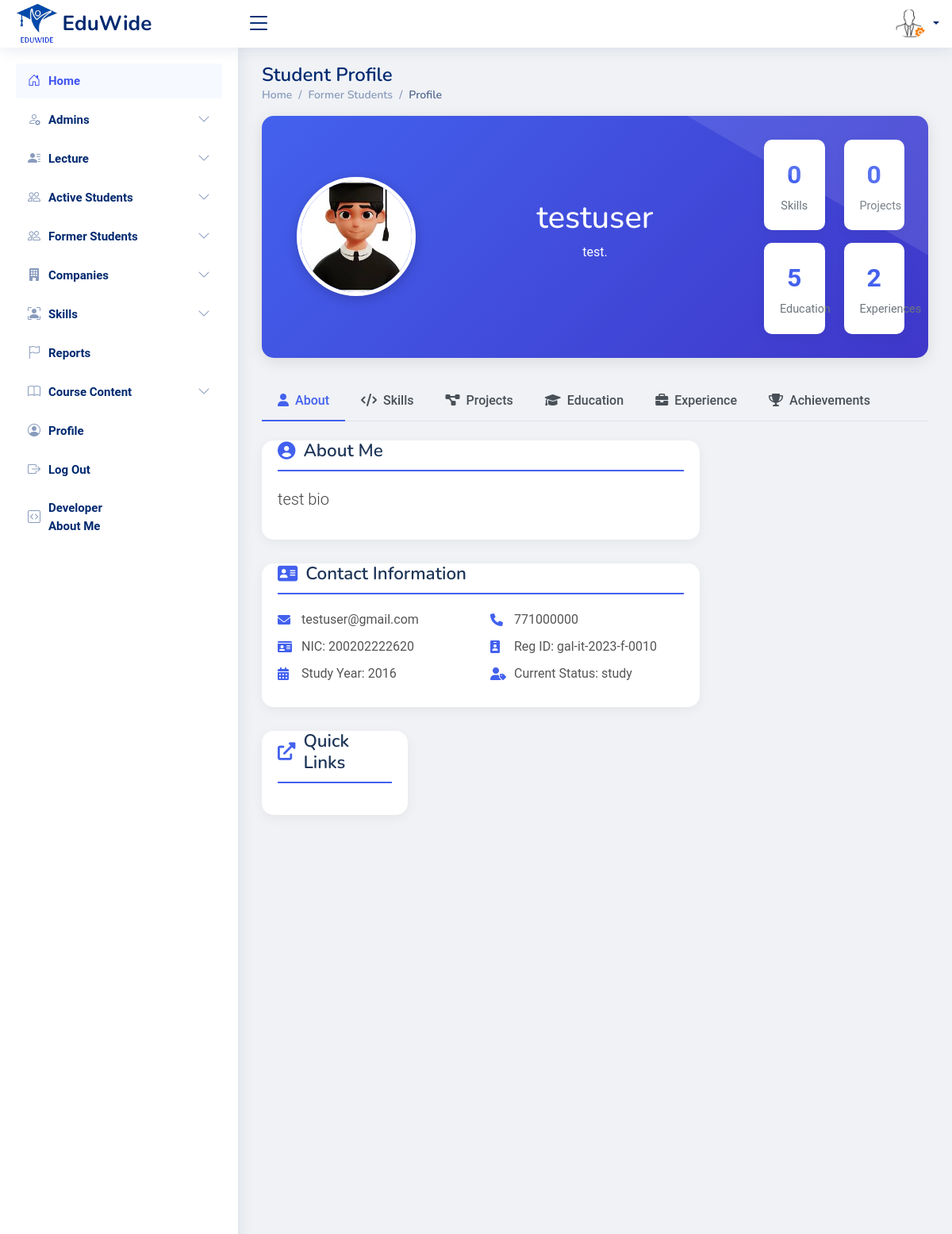
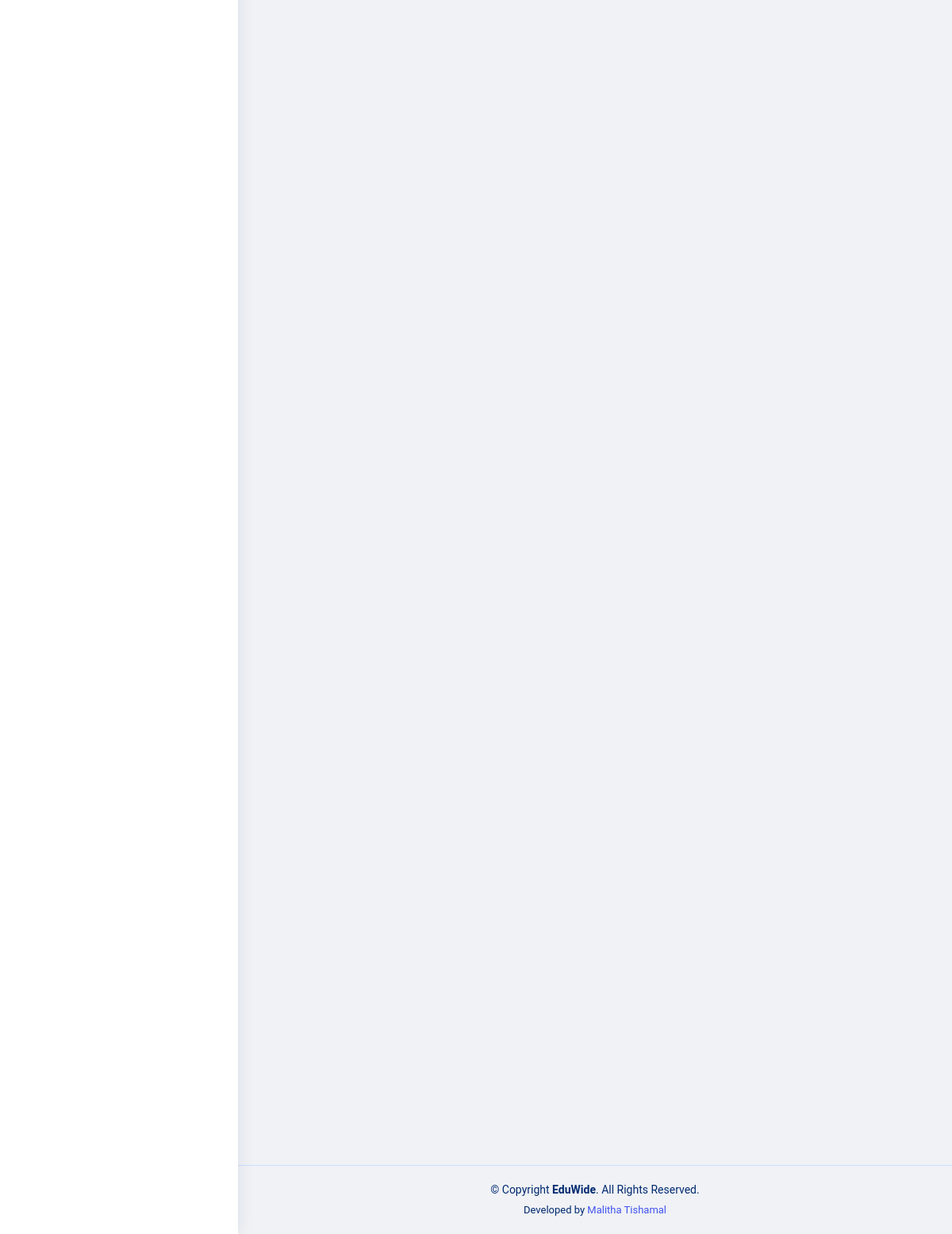
Page /admin/former_student-profile.php?former_student_id=14 on the committed database (2 pictures, top to bottom).
### tables this page shows
CREATE TABLE `former_students` (
  `id` int(11) NOT NULL,
  `username` varchar(255) NOT NULL,
  `reg_id` varchar(255) NOT NULL,
  `nic` varchar(20) NOT NULL,
  `email` varchar(255) NOT NULL,
  `profile_picture` varchar(255) DEFAULT 'uploads/profile_pictures/default.png',
  `mobile` varchar(15) NOT NULL,
  `study_year` int(11) NOT NULL,
  `nowstatus` enum('study','work','intern','free') NOT NULL,
  `facebook` varchar(200) NOT NULL,
  `github` varchar(200) NOT NULL,
  `blog` varchar(200) NOT NULL,
  `linkedin` varchar(200) NOT NULL,
  `password` varchar(255) NOT NULL,
  `status` varchar(20) NOT NULL DEFAULT 'pending',
  `created_at` timestamp NOT NULL DEFAULT current_timestamp(),
  `updated_at` timestamp NOT NULL DEFAULT current_timestamp() ON UPDATE current_timestamp()
);

CREATE TABLE `summaries` (
  `id` int(11) NOT NULL,
  `user_id` int(11) NOT NULL,
  `summary` text NOT NULL,
  `created_at` timestamp NOT NULL DEFAULT current_timestamp() ON UPDATE current_timestamp()
);

CREATE TABLE `about` (
  `user_id` int(11) NOT NULL,
  `about_text` text DEFAULT NULL
);

### admin/former_student-profile.php (the view, shortened to what this page needs)
<?php
require_once '../includes/db-conn.php';
$student_id = intval($_GET['former_student_id']);
$sql = "SELECT * FROM former_students WHERE id = ?";
$stmt = $conn->prepare($sql);
$stmt->bind_param("i", $student_id);
$stmt->execute();
$result = $stmt->get_result();
$student = $result->fetch_assoc();
$edu_sql = "SELECT * FROM education WHERE user_id = ? ORDER BY id DESC";
$stmt = $conn->prepare($edu_sql);
$stmt->bind_param("i", $student_id);
$stmt->execute();
$education = $stmt->get_result()->fetch_all(MYSQLI_ASSOC);
$work_sql = "SELECT * FROM experiences WHERE user_id = ? ORDER BY id DESC";
$stmt = $conn->prepare($work_sql);
$stmt->bind_param("i", $student_id);
$stmt->execute();
$experiences = $stmt->get_result()->fetch_all(MYSQLI_ASSOC);
$summary_sql = "SELECT summary FROM summaries WHERE user_id = ? ORDER BY created_at DESC LIMIT 1";
$stmt = $conn->prepare($summary_sql);
$stmt->bind_param("i", $student_id);
$stmt->execute();
$summary_result = $stmt->get_result();
$summary = $summary_result->fetch_assoc()['summary'] ?? '';
$about_sql = "SELECT about_text FROM about WHERE user_id = ? LIMIT 1";
$stmt = $conn->prepare($about_sql);
$stmt->bind_param("i", $student_id);
$stmt->execute();
$about_result = $stmt->get_result();
$about = $about_result->fetch_assoc()['about_text'] ?? '';
$skills_sql = "
    SELECT s.skill_name, s.category
    FROM former_student_skills fs
    JOIN (
        SELECT id, skill_name, 'IT' AS category FROM it_student_skills
        UNION ALL
        SELECT id, skill_name, 'Engineering' AS category FROM engineering_skills
    ) s ON fs.skill_id = s.id
    WHERE fs.student_id = ?
    ORDER BY s.category, s.skill_name
";
$stmt = $conn->prepare($skills_sql);
$stmt->bind_param("i", $student_id);
$stmt->execute();
$skills_result = $stmt->get_result();
$skills = $skills_result->fetch_all(MYSQLI_ASSOC);
$projects_sql = "
    SELECT p.*,
           COUNT(DISTINCT pp.id) as image_count,
           COUNT(DISTINCT pl.id) as link_count
    FROM former_student_projects p
    LEFT JOIN former_student_project_photos pp ON p.id = pp.project_id
    LEFT JOIN former_student_project_links pl ON p.id = pl.project_id
    WHERE p.student_id = ?
    GROUP BY p.id
    ORDER BY p.created_at DESC
";
$stmt = $conn->prepare($projects_sql);
$stmt->bind_param("i", $student_id);
$stmt->execute();
$projects_result = $stmt->get_result();
$projects = $projects_result->fetch_all(MYSQLI_ASSOC);
?>
<!DOCTYPE html>
<html lang="en">
<head>
    <?php include_once("../includes/css-links-inc.php"); ?>
    <link rel="stylesheet" href="https://cdnjs.cloudflare.com/ajax/libs/font-awesome/6.0.0-beta3/css/all.min.css">
</head>
<body>
    <?php include_once("../includes/header.php") ?>
    <?php include_once("../includes/sadmin-sidebar.php") ?>
    <main id="main" class="main">
        <div class="pagetitle">
            <h1>Student Profile</h1>
            <nav>
                <ol class="breadcrumb">
                    <li class="breadcrumb-item"><a href="dashboard.php">Home</a></li>
                    <li class="breadcrumb-item"><a href="manage-former-students.php">Former Students</a></li>
                    <li class="breadcrumb-item active">Profile</li>
                </ol>
            </nav>
        </div>
        <section class="section">
            <div class="row">
                <div class="col-lg-12">
                    <div class="profile-header text-center">
                        <div class="row align-items-center">
                            <div class="col-md-3 text-center">
                                <img src="../oddstudents/<?= htmlspecialchars($student['profile_picture']) ?>"
                                     alt="Profile Picture" class="profile-picture">
                            </div>
                            <div class="col-md-6">
                                <h1 class="mb-2"><?= htmlspecialchars($student['username']) ?></h1>
                                <?php if (!empty($summary)): ?>
                                    <p class="mb-3"><?= nl2br(htmlspecialchars($summary)) ?></p>
                                <?php endif; ?>
                            </div>
                            <div class="col-md-3">
                                <div class="row">
                                    <div class="col-6 mb-3">
                                        <div class="stats-card">
                                            <div class="stats-number"><?= count($skills) ?></div>
                                            <div class="stats-label">Skills</div>
                                        </div>
                                    </div>
                                    <div class="col-6 mb-3">
                                        <div class="stats-card">
                                            <div class="stats-number"><?= count($projects) ?></div>
                                            <div class="stats-label">Projects</div>
                                        </div>
                                    </div>
                                    <div class="col-6">
                                        <div class="stats-card">
                                            <div class="stats-number"><?= count($education) ?></div>
                                            <div class="stats-label">Education</div>
                                        </div>
                                    </div>
                                    <div class="col-6">
                                        <div class="stats-card">
                                            <div class="stats-number"><?= count($experiences) ?></div>
                                            <div class="stats-label">Experiences</div>
                                        </div>
                                    </div>
                                </div>
                            </div>
                        </div>
                    </div>
                    <ul class="nav nav-tabs mb-4" id="profileTabs" role="tablist">
                        <li class="nav-item" role="presentation">
                            <button class="nav-link active" id="about-tab" data-bs-toggle="tab" data-bs-target="#about" type="button" role="tab">
                                <i class="fas fa-user me-2"></i>About
                            </button>
                        </li>
                        <li class="nav-item" role="presentation">
                            <button class="nav-link" id="skills-tab" data-bs-toggle="tab" data-bs-target="#skills" type="button" role="tab">
                                <i class="fas fa-code me-2"></i>Skills
                            </button>
                        </li>
                        <li class="nav-item" role="presentation">
                            <button class="nav-link" id="projects-tab" data-bs-toggle="tab" data-bs-target="#projects" type="button" role="tab">
                                <i class="fas fa-project-diagram me-2"></i>Projects
                            </button>
                        </li>
                        <li class="nav-item" role="presentation">
                            <button class="nav-link" id="education-tab" data-bs-toggle="tab" data-bs-target="#education" type="button" role="tab">
                                <i class="fas fa-graduation-cap me-2"></i>Education
                            </button>
                        </li>
                        <li class="nav-item" role="presentation">
                            <button class="nav-link" id="experience-tab" data-bs-toggle="tab" data-bs-target="#experience" type="button" role="tab">
                                <i class="fas fa-briefcase me-2"></i>Experience
                            </button>
                        </li>
                        <li class="nav-item" role="presentation">
                            <button class="nav-link" id="achievements-tab" data-bs-toggle="tab" data-bs-target="#achievements" type="button" role="tab">
                                <i class="fas fa-trophy me-2"></i>Achievements
                            </button>
                        </li>
                    </ul>
                    <div class="tab-content" id="profileTabsContent">
                        <div class="tab-pane fade show active" id="about" role="tabpanel">
                            <div class="row">
                                <div class="col-lg-8">
                                    <div class="section-card">
                                        <div class="card-body">
                                            <h4 class="section-title">
                                                <i class="fas fa-user-circle"></i>About Me
                                            </h4>
                                            <?php if (!empty($about)): ?>
                                                <p class="lead"><?= nl2br(htmlspecialchars($about)) ?></p>
                                            <?php endif; ?>
                                        </div>
                                    </div>
<div class="section-card">
    <div class="card-body">
        <h4 class="section-title">
            <i class="fas fa-address-card"></i>Contact Information
        </h4>
        <div class="row">
            <?php if (!empty($student['email'])): ?>
                <div class="col-md-6">
                    <div class="contact-info">
                        <i class="fas fa-envelope"></i>
                        <span><?= htmlspecialchars($student['email']) ?></span>
                    </div>
                </div>
            <?php endif; ?>
            <?php if (!empty($student['mobile'])): ?>
                <div class="col-md-6">
                    <div class="contact-info">
                        <i class="fas fa-phone"></i>
                        <span><?= htmlspecialchars($student['mobile']) ?></span>
                    </div>
                </div>
            <?php endif; ?>
            <?php if (!empty($student['nic'])): ?>
                <div class="col-md-6">
                    <div class="contact-info">
                        <i class="fas fa-id-card"></i>
                        <span>NIC: <?= htmlspecialchars($student['nic']) ?></span>
                    </div>
                </div>
            <?php endif; ?>
            <?php if (!empty($student['reg_id'])): ?>
                <div class="col-md-6">
                    <div class="contact-info">
                        <i class="fas fa-id-badge"></i>
                        <span>Reg ID: <?= htmlspecialchars($student['reg_id']) ?></span>
                    </div>
                </div>
            <?php endif; ?>
            <?php if (!empty($student['study_year'])): ?>
                <div class="col-md-6">
                    <div class="contact-info">
                        <i class="fas fa-calendar-alt"></i>
                        <span>Study Year: <?= htmlspecialchars($student['study_year']) ?></span>
                    </div>
                </div>
            <?php endif; ?>
            <?php if (!empty($student['nowstatus'])): ?>
                <div class="col-md-6">
                    <div class="contact-info">
                        <i class="fas fa-user-tag"></i>
                        <span>Current Status: <?= htmlspecialchars($student['nowstatus']) ?></span>
                    </div>
                </div>
            <?php endif; ?>
        </div>
    </div>
</div>
                                <div class="col-lg-4">
                                    <div class="section-card">
                                        <div class="card-body">
                                            <h4 class="section-title">
                                                <i class="fas fa-external-link-alt"></i>Quick Links
                                            </h4>
                                        </div>
                                    </div>
                                </div>
                            </div>
                        </div>
                    </div>
                </div>
            </div>
        </section>
    </main>
    <?php include_once("../includes/footer.php") ?>
</body>
</html>

### assets/css/style.css (style rules this page uses)
:root { scroll-behavior: smooth; }
body { font-family: "Open Sans", sans-serif; background: #f6f9ff; color: #444444; }
a { color: #4154f1; text-decoration: none; }
h1, h2, h3, h4, h5, h6 { font-family: "Nunito", sans-serif; }
#main { margin-top: 60px; padding: 20px 30px; transition: all 0.3s; }
.pagetitle { margin-bottom: 10px; }
.pagetitle h1 { font-size: 24px; margin-bottom: 0; font-weight: 600; color: #012970; }
.card-body { padding: 0 20px 20px 20px; }
.breadcrumb { font-size: 14px; font-family: "Nunito", sans-serif; color: #899bbd; font-weight: 600; }
.breadcrumb a { color: #899bbd; transition: 0.3s; }
.breadcrumb .breadcrumb-item::before { color: #899bbd; }
.breadcrumb .active { color: #51678f; font-weight: 600; }
@media (min-width: 1200px) { #main, #footer { margin-left: 300px; } }

### admin/former_student-profile.php (style rules this page uses)
:root { --primary-color: #4361ee; --secondary-color: #3f37c9; --success-color: #4cc9f0; --dark-color: #1d3557; --light-color: #f8f9fa; }
body { background-color: #f0f2f5; font-family: 'Roboto', sans-serif; }
.profile-header { background: linear-gradient(135deg, var(--primary-color), var(--secondary-color)); color: white; border-radius: 15px; padding: 30px; box-shadow: 0 4px 20px rgba(0, 0, 0, 0.1); margin-bottom: 30px; position: relative; overflow: hidden; }
.profile-header::before { content: ''; position: absolute; top: -50%; right: -50%; width: 100%; height: 100%; background: rgba(255, 255, 255, 0.1); transform: rotate(30deg); }
.profile-picture { width: 150px; height: 150px; border-radius: 50%; border: 5px solid white; object-fit: cover; box-shadow: 0 4px 15px rgba(0, 0, 0, 0.2); }
.stats-card { background: white; border-radius: 10px; padding: 20px; text-align: center; box-shadow: 0 4px 15px rgba(0, 0, 0, 0.05); transition: transform 0.3s, box-shadow 0.3s; height: 100%; }
.stats-number { font-size: 2rem; font-weight: bold; color: var(--primary-color); margin-bottom: 5px; }
.stats-label { color: #6c757d; font-size: 0.9rem; }
.section-card { background: white; border-radius: 15px; border: none; box-shadow: 0 4px 15px rgba(0, 0, 0, 0.05); margin-bottom: 30px; overflow: hidden; }
.section-title { font-size: 1.4rem; font-weight: 600; color: var(--dark-color); border-bottom: 2px solid var(--primary-color); padding-bottom: 10px; margin-bottom: 20px; display: flex; align-items: center; gap: 10px; }
.section-title i { color: var(--primary-color); }
.contact-info { display: flex; align-items: center; margin-bottom: 10px; color: #555; }
.contact-info i { width: 20px; margin-right: 10px; color: var(--primary-color); }
.nav-tabs .nav-link { color: #495057; font-weight: 500; border: none; padding: 12px 20px; }
.nav-tabs .nav-link.active { color: var(--primary-color); border-bottom: 2px solid var(--primary-color); background: transparent; }

### rows in the picture
former_students: profile_picture (placeholder picture), username "testuser", email "testuser@gmail.com", mobile "771000000", nic "200202222620", reg "gal-it-2023-f-0010", study_year "2016", nowstatus "study"
summaries: summary "test."
about: about_text "test bio"

### other values in the picture
count($skills) "0"
count($projects) "0"
count($education) "5"
count($experiences) "2"
